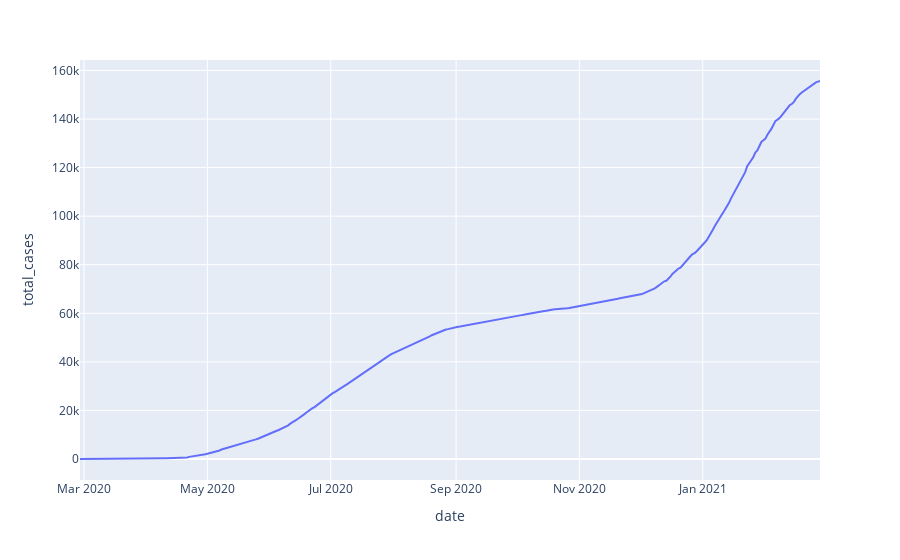

Here is the notebook cell this chart was saved with:
### Markdown cell above
### Using Plotly Express

Documentation: https://plotly.com/python/plotly-express/

### Code cell
fig_px = px.line(df.query("location == 'Nigeria'"), x='date', y="total_cases")
fig_px.show()

### Figure 1 — Plotly figure (JSON) as saved in the notebook; plotly's stock layout.template omitted (floating-point values rounded to 4 significant figures; data arrays with more than 128 entries replaced by an {"elided": "..."} marker saying what was removed)
{"data": [{"hovertemplate": "date=%{x}<br>total_cases=%{y}<extra></extra>", "legendgroup": "", "line": {"color": "#636efa", "dash": "solid"}, "mode": "lines", "name": "", "orientation": "v", "showlegend": false, "type": "scatter", "x": {"elided": "367 str values"}, "xaxis": "x", "y": {"elided": "367 int values"}, "yaxis": "y"}], "layout": {"legend": {"tracegroupgap": 0}, "margin": {"t": 60}, "xaxis": {"anchor": "y", "domain": [0, 1], "title": {"text": "date"}}, "yaxis": {"anchor": "x", "domain": [0, 1], "title": {"text": "total_cases"}}}}
